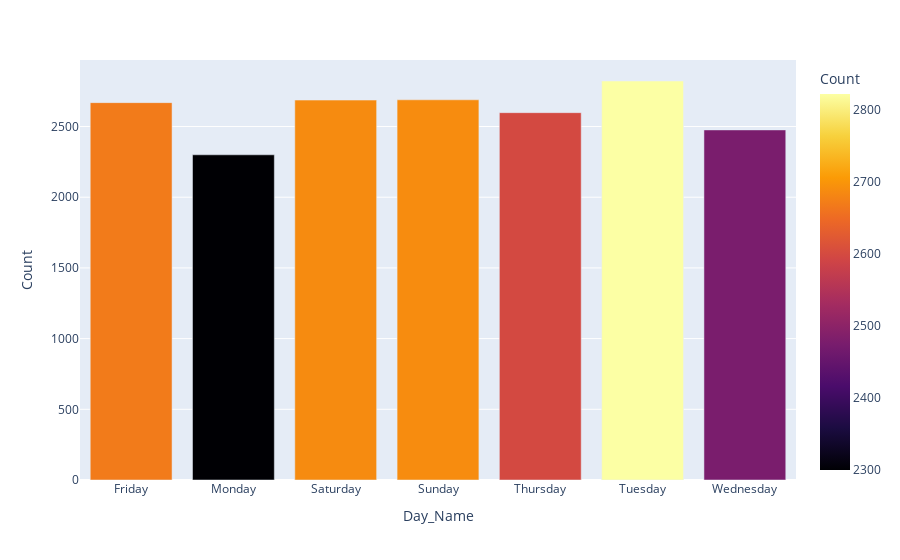

Write notebook code for a chart like this one.
### Code cell
# show bar plot from the created data

### Figure 1 — Plotly figure (JSON) as saved in the notebook; plotly's stock layout.template omitted (floating-point values rounded to 4 significant figures)
{"data": [{"alignmentgroup": "True", "hovertemplate": "Day_Name=%{x}<br>Count=%{marker.color}<extra></extra>", "legendgroup": "", "marker": {"color": [2669, 2300, 2687, 2689, 2598, 2822, 2476], "coloraxis": "coloraxis", "pattern": {"shape": ""}}, "name": "", "offsetgroup": "", "orientation": "v", "showlegend": false, "textposition": "auto", "type": "bar", "x": ["Friday", "Monday", "Saturday", "Sunday", "Thursday", "Tuesday", "Wednesday"], "xaxis": "x", "y": [2669, 2300, 2687, 2689, 2598, 2822, 2476], "yaxis": "y"}], "layout": {"barmode": "relative", "coloraxis": {"colorbar": {"title": {"text": "Count"}}, "colorscale": [[0, "#000004"], [0.1111, "#1b0c41"], [0.2222, "#4a0c6b"], [0.3333, "#781c6d"], [0.4444, "#a52c60"], [0.5556, "#cf4446"], [0.6667, "#ed6925"], [0.7778, "#fb9b06"], [0.8889, "#f7d13d"], [1, "#fcffa4"]]}, "legend": {"tracegroupgap": 0}, "margin": {"t": 60}, "xaxis": {"anchor": "y", "domain": [0, 1], "title": {"text": "Day_Name"}}, "yaxis": {"anchor": "x", "domain": [0, 1], "title": {"text": "Count"}}}}
